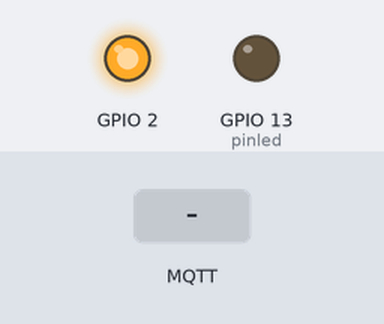
This sketch was run on a simulated ESP8266 (NodeMCU). Shown: output pins drawn as LEDs (lit = HIGH, except the on-board LED, lit = LOW). The test bench sets the inputs (shaded band). WiFi joins after 1.5 s; servers stay silent unless stated; no MQTT or app messages arrive unless stated; what the sketch prints to the serial monitor is not drawn.

Above: at 2.9 s.
3.0 s: MQTT message "on" arrives on the first subscribed topic
4.5 s: MQTT message "off" arrives on the first subscribed topic
Timing chart, 0 to 7.5 s (numbered marks = the images above; inputs shaded):
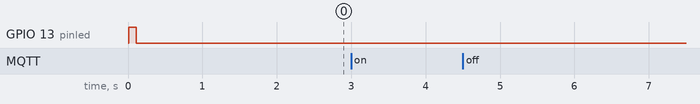

The sketch:

esp8266.ino
```cpp
/*
 It connects to an MQTT server then:
  - publishes "hello world" to the topic "outTopic" every two seconds
  - subscribes to the topic "inTopic", printing out any messages
    it receives. NB - it assumes the received payloads are strings not binary
  - If the first character of the topic "inTopic" is an 1, switch ON the ESP Led,
    else switch it off

 It will reconnect to the server if the connection is lost using a blocking
 reconnect function. See the 'mqtt_reconnect_nonblocking' example for how to
 achieve the same result without blocking the main loop.
*/

#include <ESP8266WiFi.h>
#include <PubSubClient.h>

String string;

// Update these with values suitable for your network.
const char* ssid = "rodri";
const char* password = "rodrimen";
const char* mqtt_server = "192.168.43.246";

//Topics
const char* pub_topic = "agitadora/in";
const char* sub_topic = "agitadora/out";

WiFiClient espClient;
PubSubClient client(espClient);
long lastMsg = 0;
char msg[50];
int value = 0;

int pinled = 13;

void setup() {
  pinMode(BUILTIN_LED, OUTPUT);
  Serial.begin(115200);
  Serial.setTimeout(10);
  setup_wifi();
  client.setServer(mqtt_server, 1883);
  client.setCallback(callback);
}

void setup_wifi() {
  delay(10);
  // We start by connecting to a WiFi network
  Serial.println();
  Serial.print("Connecting to ");
  Serial.println(ssid);
  pinMode(pinled,OUTPUT);
  digitalWrite(pinled,HIGH);
  delay(100);
  digitalWrite(pinled,LOW);
  delay(100);

  WiFi.begin(ssid, password);

  while (WiFi.status() != WL_CONNECTED) {
    delay(500);
    Serial.print(".");
  }

  Serial.println("");
  Serial.println("WiFi connected");
  Serial.println("IP address: ");
  Serial.println(WiFi.localIP());
}

void callback(char* topic, byte* payload, unsigned int length) {
  for (int i = 0; i < length; i++) {
    Serial.print((char)payload[i]);
  }
  Serial.println();
}

void reconnect() {
  // Loop until we're reconnected
  while (!client.connected()) {
    Serial.print("Attempting MQTT connection...");
    // Attempt to connect
    if (client.connect("ESP8266Client")) {
      Serial.println("connected");
      // Once connected, publish an announcement...
      client.publish(pub_topic, "Connected!");
      // ... and resubscribe
      client.subscribe(sub_topic);
    } else {
      Serial.print("failed, rc=");
      Serial.print(client.state());
      Serial.println(" try again in 5 seconds");
      // Wait 5 seconds before retrying
      delay(5000);
    }
  }
}

void loop() {

  if (!client.connected()) {
    reconnect();
  }
  client.loop();

  while(Serial.available()>0){
//    snprintf (msg, 75,"%s", Serial.read());
  Serial.readString().toCharArray(msg,50);
    client.publish(pub_topic, msg);
    //Serial.println(msg);
  }
}
```

Measured:
- after the input at 3.0 s, every drawn part: stays the same
- after the input at 4.5 s, every drawn part: stays the same
